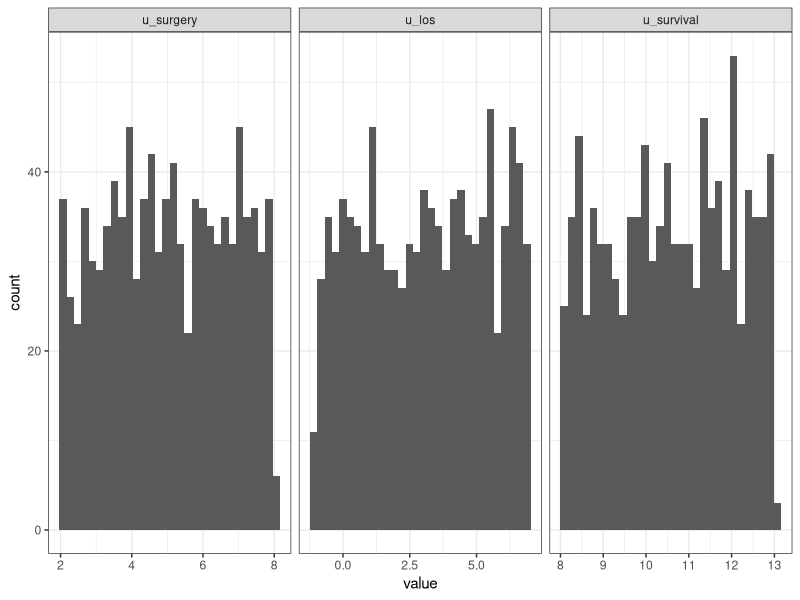
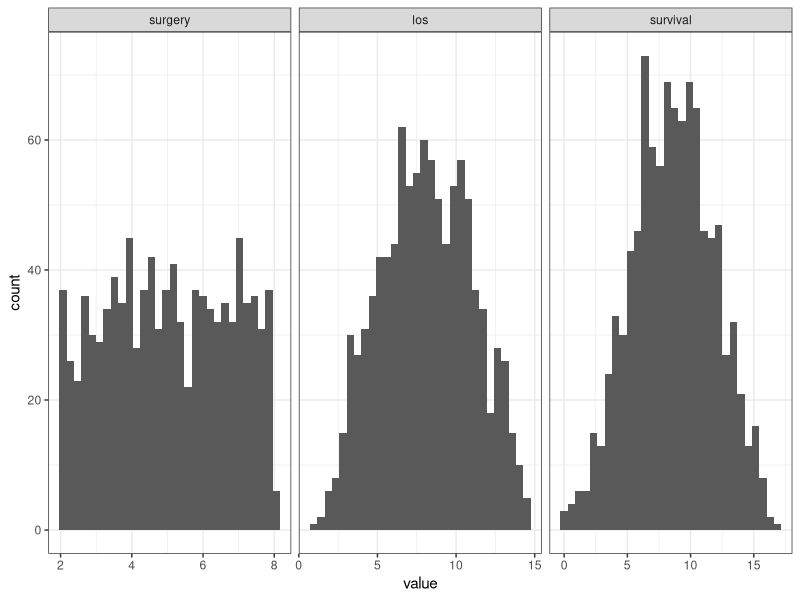
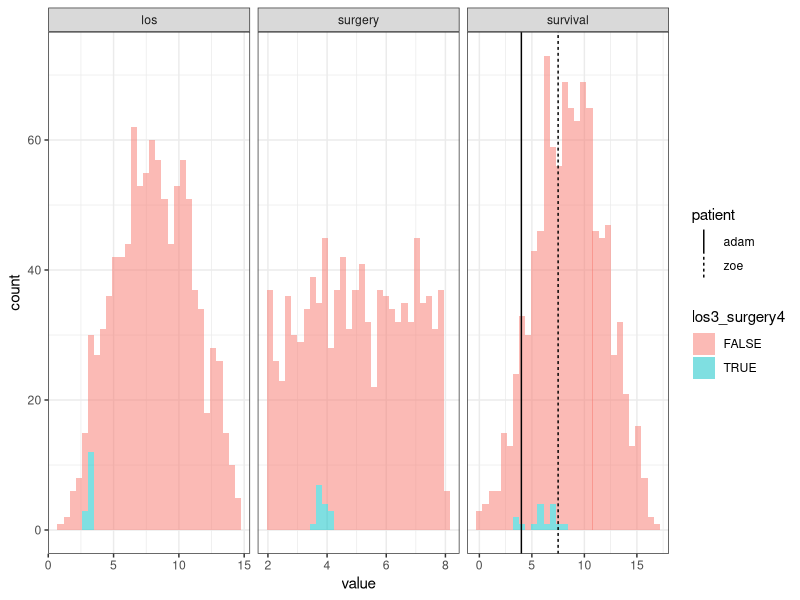

Recreate these plots in R, in order.
## ---- chunk 1
#| label: setup
#| echo: false
#| execute: true

suppressMessages({
  library(purrr)
  library(data.table)
  library(ggplot2); theme_set(theme_bw())
  library(knitr)
})
## ---- chunk 2
#| label: scm1
#| execute: false
#| echo: true
#| code-line-numbers: "1-3|5-7|9-11|13-18|20"
#| output-location: fragment

f_surgery <- function(u_surgery) { # pa_surgery = {}
  u_surgery
}
f_los <- function(surgery, u_los) { # pa_los = {surgery}
  surgery + u_los
}
f_survival <- function(surgery, los, u_survival) { # pa_survival = {sugery, los}
  survival = los - 2 * surgery + u_survival
}

scm1 <- function(u_surgery, u_los, u_survival) {
  surgery  = f_surgery(u_surgery)
  los      = f_los(surgery, u_los)
  survival = f_survival(surgery, los, u_survival)
  c(surgery=surgery, los=los, survival=survival)
}
scm1(2, 1, 5)
## ---- chunk 3
#| label: scm1-dag
#| execute: false
#| echo: true
#| code-line-numbers: "|2"
scm1 <- function(u_surgery, u_los, u_survival) {
  surgery  = f_surgery(u_surgery)
  los      = f_los(surgery, u_los)
  survival = f_survival(surgery, los, u_survival)
  c(surgery=surgery, los=los, survival=survival)
}
## ---- chunk 4
#| label: scm1-dag2
#| execute: false
#| echo: true
#| code-line-numbers: "3"
scm1 <- function(u_surgery, u_los, u_survival) {
  surgery  = f_surgery(u_surgery)
  los      = f_los(surgery, u_los)
  survival = f_survival(surgery, los, u_survival)
  c(surgery=surgery, los=los, survival=survival)
}
## ---- chunk 5
#| label: scm1-dag3
#| execute: false
#| echo: true
#| code-line-numbers: "4"
scm1 <- function(u_surgery, u_los, u_survival) {
  surgery  = f_surgery(u_surgery)
  los      = f_los(surgery, u_los)
  survival = f_survival(surgery, los, u_survival)
  c(surgery=surgery, los=los, survival=survival)
}
## ---- chunk 6
#| label: submodel1
#| execute: false
#| echo: true
#| code-line-numbers: "1|3|8"
#| output-location: fragment

submodel7 <- function(u_surgery, u_los, u_survival) {
  surgery = f_surgery(u_surgery)
  los = 7
  survival = f_survival(surgery, los, u_survival)
  c(surgery=surgery, los=los, survival=survival)
}

submodel7(2, 1, 5)
## ---- chunk 7
#| label: submodel-dag
#| execute: false
#| echo: true

submodel7 <- function(u_surgery, u_los, u_survival) {
  surgery = f_surgery(u_surgery)
  los = 7
  survival = f_survival(surgery, los, u_survival)
  c(surgery=surgery, los=los, survival=survival)
}

submodel7(2, 1, 5)
## ---- chunk 8
#| label: pu
#| execute: false
#| echo: true
#| code-line-numbers: "1|2|3|4|7"
#| output-location: fragment
sample_u <- function() {
    u_surgery  = runif(1,  2,  8)
    u_los      = runif(1, -1,  7)
    u_survival = runif(1,  8, 13)
    c(u_surgery=u_surgery, u_los=u_los, u_survival=u_survival)
}
sample_u()
## ---- chunk 9
#| label: fig-u_samples
#| execute: true
#| echo: false
#| fig-align: "center"
#| fig-cap: "1000 random samples of U"
N = 1e3
us <- map(1:N, ~sample_u())
udf <- us |> map(~data.table(t(.x))) |> rbindlist()
udfm <- melt(udf, measure.vars=names(us[[1]]))
ggplot(udfm, aes(x=value)) + geom_histogram() + facet_grid(~variable, scales="free_x")
## ---- chunk 10
#| label: pcm1
#| echo: true
#| execute: true
#| output-location: fragment
#| code-line-numbers: "1|2|3|7"
sample_pcm <- function() {
  U <- sample_u()
  V <- scm1(U[['u_surgery']], U[['u_los']], U[['u_survival']])
  c(U, V)
}
  
sample_pcm()
## ---- chunk 11
#| label: fig-pcm1-samples
#| echo: false
#| fig-cap: "Realisations of endogenous variables V over random samples of U in [@fig-u_samples]"
vs <- map(us, ~do.call(scm1, as.list(.x)))
vdf <- vs |> map(~data.table(t(.x))) |> rbindlist()
vdf[, idx:=.I]
vdfm <- melt(vdf, id.vars="idx")
ggplot(vdfm, aes(x=value)) + geom_histogram() + facet_grid(~variable, scales="free_x")
## ---- chunk 12
#| label: submodel3
submodel3 <- function(u_surgery, u_los, u_survival) {
  surgery = f_surgery(u_surgery)
  los = 3
  survival = f_survival(surgery, los, u_survival)
  c(surgery=surgery, los=los, survival=survival)
}

## ---- chunk 13
#| label: do7
#| echo: true
#| code-line-numbers: "1-2|4-5|7-18"
#| output-location: fragment
# N = 1e3
# us <- map(1:N, ~sample_u())

v3s <- map(us, ~do.call(submodel3, as.list(.x)))
v7s <- map(us, ~do.call(submodel7, as.list(.x)))

v3df <- v3s |> map(~data.table(t(.x))) |> rbindlist()
v7df <- v7s |> map(~data.table(t(.x))) |> rbindlist()
v3df[, idx:=.I]
v7df[, idx:=.I]

dfa <- rbindlist(list(
  scm1=vdf,
  submodel3=v3df,
  submodel7=v7df
), idcol='model')

dfa[, list(mean_survival=mean(survival)), by="model"]
## ---- chunk 14
#| label: "counterfactuals"
#| echo: false

pdf <- data.table(
  patient=c("adam", "zoe"),
  variable=c("survival", "survival"),
  survival=c(4, 7.5),
  idx=c(707, 439)
)

vdf[, losr:=round(los)]
vdf[, surgeryr:=round(surgery)]

# vdf[losr==3&surgeryr==4]

vdfm2 <- melt(vdf, id.vars=c("idx", "losr", "surgeryr"))
vdfm2[, los_is_3:=losr==3]
vdfm2[, surgery_is_4:=surgeryr==4]
vdfm2[, los3_surgery4:=los_is_3&surgery_is_4]

ggplot(vdfm2, aes(x=value, fill=los3_surgery4)) +
  geom_histogram(alpha=0.5) +
  geom_vline(data=pdf, aes(xintercept=survival, linetype=patient)) +
  facet_grid(~variable, scales="free_x")

